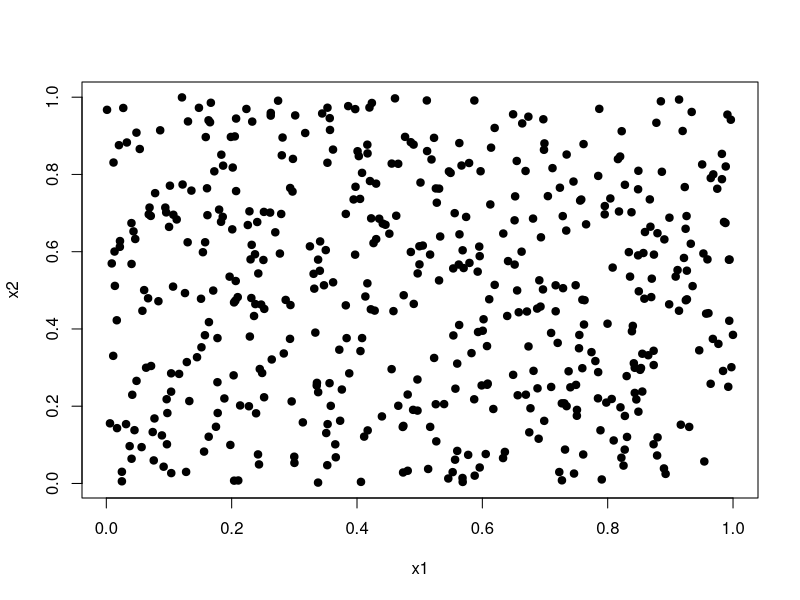

The R source for this figure: (Note: this script raises an error after producing the figure.)
## ---- chunk 1
#library(SOMbrero)
## ---- chunk 2
set.seed(4031719)
the.data <- data.frame("x1"=runif(500), "x2"=runif(500))
plot(the.data, pch=19)
## ---- chunk 3
set.seed(593)
# run the SOM algorithm with 10 intermediate backups and 2000 iterations
my.som <- trainSOM(x.data=the.data, dimension=c(5,5), nb.save=10, maxit=2000, 
                   scaling="none", radius.type="gaussian", topo="hexagonal")
# my.som <- trainSOM(x.data=the.data, dimension=c(5,5), nb.save=10, maxit=2000, 
#                    scaling="none", radius.type="letremy", topo="hexagonal")
## ---- chunk 4
plot(my.som, what="energy")
## ---- chunk 5
plot(my.som, what="obs", type="hitmap", maxsize=30)
## ---- chunk 6
# prepare a vector of colors
my.colors <- rainbow(prod(my.som$parameters$the.grid$dim))[my.som$clustering]

# points depicted with the same color are in the same final cluster
plot(my.som$data[,1], my.som$data[,2], col=my.colors, pch=19, xlab="x1", 
     ylab="x2", main="Data according to final clustering")
## ---- chunk 7
par(mfrow=c(1,2))
plot(my.som, what="prototypes", type="color", var=1)
plot(my.som, what="prototypes", type="color", var=2)
## ---- chunk 8
par(mfrow=c(1,2))
plot(my.som, what="obs", type="color", var=1)
plot(my.som, what="obs", type="color", var=2)
## ---- chunk 9
# find out the prototypes to be linked
tra <- NULL
for (i in c(1,6,11,16,21)){
  tra <- c(tra, i, i+1, i+1, i+2, i+2, i+3, i+3, i+4)
}
for (i in c(1:5)){
  tra <- c(tra, i, i+5, i+5, i+10, i+10, i+15, i+15, i+20)
}
tmp <- matrix(tra, ncol=2, byrow=TRUE)
# plot the prototypes
par(mfrow=c(2, 5),mar=c(3,2,2,1))
invisible(sapply(1:my.som$parameters$nb.save, function(ind){
  plot(my.som$backup$prototypes[[ind]][,1], my.som$backup$prototypes[[ind]][,2],
       xlab="", ylab="", main=c("iteration ", my.som$backup$steps[ind]))
  for (i in 1:nrow(tmp)){
    segments(x0=my.som$backup$prototypes[[ind]][tmp[i,1],1], 
             y0=my.som$backup$prototypes[[ind]][tmp[i,1],2],
             x1=my.som$backup$prototypes[[ind]][tmp[i,2],1], 
             y1=my.som$backup$prototypes[[ind]][tmp[i,2],2], 
             col="red", pch=19)
  }
}))
## ---- chunk 10
set.seed(255)
# run the SOM algorithm with verbose set to TRUE
iris.som <- trainSOM(x.data=iris[,1:4], dimension=c(8,9), verbose=TRUE, nb.save=5, topo="square")
iris.som
## ---- chunk 11
plot(iris.som, what="energy")
## ---- chunk 12
iris.som$clustering
table(iris.som$clustering)
## ---- chunk 13
plot(iris.som, what="obs", type="hitmap")
## ---- chunk 14
summary(iris.som)
## ---- chunk 15
# call predict.somRes
predict(iris.som, iris[1,1:4])
# check the result of the final clustering with the SOM algorithm
iris.som$clustering[1]
## ---- chunk 16
par(mfrow=c(2,2))
plot(iris.som, what="obs", type="color", variable=1, print.title=TRUE, 
     main="Sepal length")
plot(iris.som, what="obs", type="color", variable=2, print.title=TRUE, 
     main="Sepal width")
plot(iris.som, what="obs", type="color", variable=3, print.title=TRUE, 
     main="Petal length")
plot(iris.som, what="obs", type="color", variable=4, print.title=TRUE, 
     main="Petal width")
plot(iris.som, what="prototypes", type="lines", print.title=TRUE)
plot(iris.som, what="obs", type="barplot", print.title=TRUE)
## ---- chunk 17
plot(iris.som, what="obs", type="boxplot", print.title=TRUE)
rownames(iris)
plot(iris.som, what="obs", type="names", print.title=TRUE, scale=c(0.9,0.5))
## ---- chunk 18
par(mfrow=c(2,2))
plot(iris.som, what="prototypes", type="3d", variable=1, main="Sepal length")
plot(iris.som, what="prototypes", type="3d", variable=2, main="Sepal width")
plot(iris.som, what="prototypes", type="3d", variable=3, main="Petal length")
plot(iris.som, what="prototypes", type="3d", variable=4, main="Petal width")
## ---- chunk 19
plot(iris.som, what="prototypes", type="poly.dist", print.title = F)
plot(iris.som, what="prototypes", type="umatrix")
plot(iris.som, what="prototypes", type="smooth.dist")
plot(iris.som, what="prototypes", type="mds")
plot(iris.som, what="prototypes", type="grid.dist")
## ---- chunk 20
class(iris$Species)
levels(iris$Species)
plot(iris.som, what="add", type="pie", variable=iris$Species)
## ---- chunk 21
plot(iris.som, what="add", type="color", variable=iris$Sepal.Length, print.title = F)
## ---- chunk 22
my.cont.mat <- matrix(data=c(rep(c(rep(1,50), rep(0,150)), 2), rep(1,50)), 
                      nrow=150, ncol=3)
colnames(my.cont.mat) <- levels(iris$Species)
## ---- chunk 23
# my.cont.mat is the contingency matrix corresponding to the variable 
# iris$Species - overview of the 5 first lines:
my.cont.mat[1:5,]
plot(iris.som, what="add", type="words", variable=my.cont.mat, print.title = F)
## ---- chunk 24
plot(iris.som, what="add", type="names", variable=rownames(iris),
     scale=c(0.9,0.5))
## ---- chunk 25
plot(iris.som, what="add", type="names", variable=iris$Species)
## ---- chunk 26
quality(iris.som)
## ---- chunk 27
plot(superClass(iris.som))
## ---- chunk 28
my.sc <- superClass(iris.som, k=3)
summary(my.sc)
plot(my.sc, plot.var=FALSE)
## ---- chunk 29
plot(my.sc, type="grid")
## ---- chunk 30
plot(my.sc, type="dendro3d")
## ---- chunk 31
plot(my.sc, type="hitmap", maxsize=20)
## ---- chunk 32
plot(my.sc, what="prototypes", type="lines")
plot(my.sc, what="prototypes", type="barplot")
## ---- chunk 33
plot(my.sc, what="prototypes", type="mds")
## ---- chunk 34
plot(my.sc, what="prototypes", type="color", var="Sepal.Length")
plot(my.sc, what="prototypes", type="poly.dist", print.title = F)
plot(my.sc, what="add", type="pie", variable=iris$Species)
## ---- chunk 35
plot(my.sc, type="color", add.type=TRUE, variable=iris$Sepal.Length)
## ---- chunk 36
sessionInfo()
